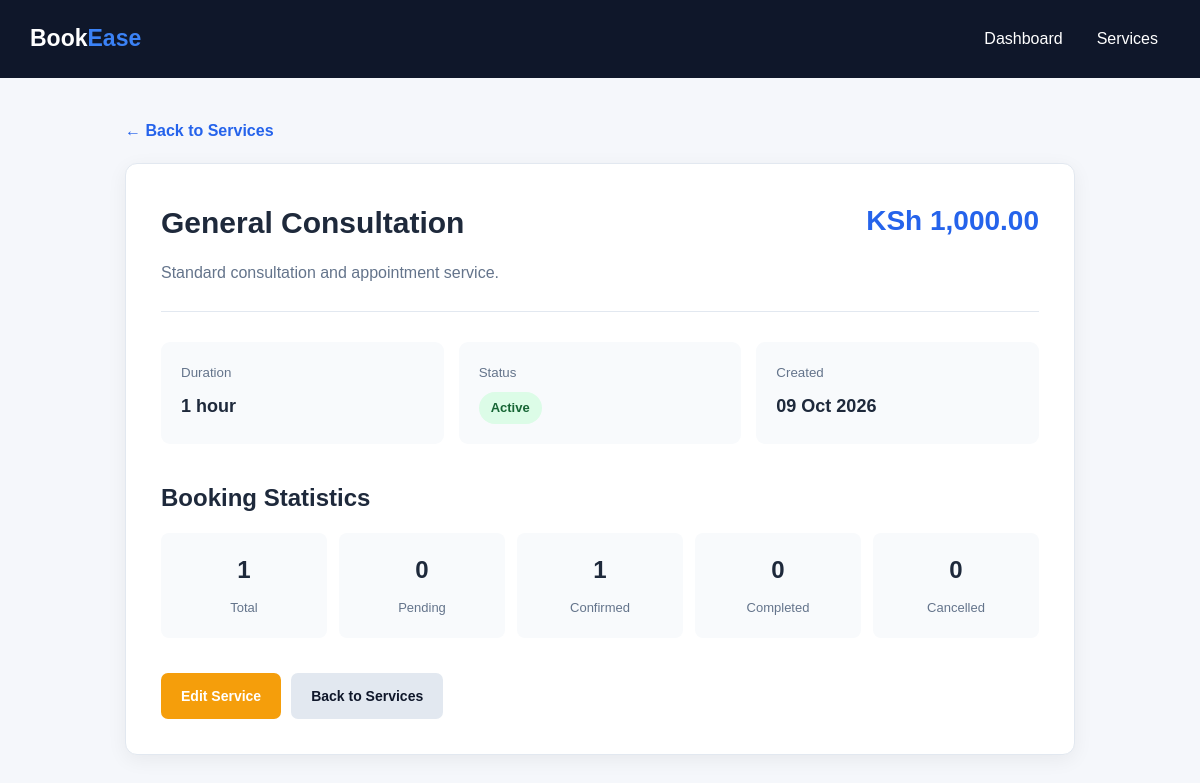
The app's page /services/view.php?id=1 (signed in) with its own data.
### tables this page shows
CREATE TABLE services (

    id INT UNSIGNED AUTO_INCREMENT PRIMARY KEY,

    name VARCHAR(150) NOT NULL,

    description TEXT DEFAULT NULL,

    price DECIMAL(12,2) NOT NULL DEFAULT 0.00,

    duration VARCHAR(100) NOT NULL DEFAULT '1 hour',

    status ENUM(
        'active',
        'inactive'
    ) NOT NULL DEFAULT 'active',

    created_at TIMESTAMP NOT NULL
        DEFAULT CURRENT_TIMESTAMP,

    updated_at TIMESTAMP NOT NULL
        DEFAULT CURRENT_TIMESTAMP
        ON UPDATE CURRENT_TIMESTAMP,

    INDEX idx_services_status (status),

    INDEX idx_services_name (name)

);

### services/view.php (the view, shortened to what this page needs)
<?php
try {
    $db = new Database();
    $conn = $db->getConnection();
} catch (Exception $e) {
    die('Database connection failed.');
}
$id = (int) ($_GET['id'] ?? 0);
try {
    $stmt = $conn->prepare("
        SELECT
            id,
            name,
            description,
            price,
            duration,
            status,
            created_at,
            updated_at
        FROM services
        WHERE id = ?
        LIMIT 1
    ");
    $stmt->execute([$id]);
    $service = $stmt->fetch(PDO::FETCH_ASSOC);
} catch (PDOException $e) {
    die('Unable to load service.');
}
$stats = [
    'total' => 0,
    'pending' => 0,
    'confirmed' => 0,
    'completed' => 0,
    'cancelled' => 0
];
try {
    $stmt = $conn->prepare("
        SELECT
            COUNT(*) AS total,
            SUM(
                CASE
                    WHEN status = 'pending'
                    THEN 1
                    ELSE 0
                END
            ) AS pending,
            SUM(
                CASE
                    WHEN status = 'confirmed'
                    THEN 1
                    ELSE 0
                END
            ) AS confirmed,
            SUM(
                CASE
                    WHEN status = 'completed'
                    THEN 1
                    ELSE 0
                END
            ) AS completed,
            SUM(
                CASE
                    WHEN status = 'cancelled'
                    THEN 1
                    ELSE 0
                END
            ) AS cancelled
        FROM bookings
        WHERE service_id = ?
    ");
    $stmt->execute([$id]);
    $result = $stmt->fetch(PDO::FETCH_ASSOC);
    if ($result) {
        $stats['total'] =
            (int) ($result['total'] ?? 0);
        $stats['pending'] =
            (int) ($result['pending'] ?? 0);
        $stats['confirmed'] =
            (int) ($result['confirmed'] ?? 0);
        $stats['completed'] =
            (int) ($result['completed'] ?? 0);
        $stats['cancelled'] =
            (int) ($result['cancelled'] ?? 0);
    }
} catch (PDOException $e) {
}
$userRole = $_SESSION['role'] ?? '';
?>
<!DOCTYPE html>
<html lang="en">
<head>
    <link
        rel="stylesheet"
        href="../assets/css/style.css"
    >
    <link
        rel="stylesheet"
        href="../assets/css/dashboard.css"
    >
</head>
<body>
<div class="navbar">
    <div class="logo">
        Book<span>Ease</span>
    </div>
    <div class="nav-links">
        <?php if ($userRole === 'admin'): ?>
            <a href="../admin/dashboard.php">
                Dashboard
            </a>
        <?php elseif ($userRole === 'staff'): ?>
            <a href="../admin/dashboard.php">
                Dashboard
            </a>
        <?php elseif ($userRole === 'customer'): ?>
            <a href="../customer/dashboard.php">
                Dashboard
            </a>
        <?php endif; ?>
        <a href="index.php">
            Services
        </a>
    </div>
</div>
<div class="container">
    <a
        href="index.php"
        class="back"
    >
        ← Back to Services
    </a>
    <div class="card">
        <div class="service-header">
            <div>
                <h1>
                    <?= htmlspecialchars(
                        $service['name']
                    ) ?>
                </h1>
                <div class="description">
                    <?php if (!empty($service['description'])): ?>
                        <?= nl2br(
                            htmlspecialchars(
                                $service['description']
                            )
                        ) ?>
                    <?php else: ?>
                        No description available.
                    <?php endif; ?>
                </div>
            </div>
            <div class="price">
                KSh
                <?= number_format(
                    (float) $service['price'],
                    2
                ) ?>
            </div>
        </div>
        <div class="details">
            <div class="detail">
                <small>
                    Duration
                </small>
                <strong>
                    <?= htmlspecialchars(
                        $service['duration']
                    ) ?>
                </strong>
            </div>
            <div class="detail">
                <small>
                    Status
                </small>
                <?php if (
                    $service['status'] === 'active'
                ): ?>
                    <span class="status status-active">
                        Active
                    </span>
                <?php else: ?>
                    <span class="status status-inactive">
                        Inactive
                    </span>
                <?php endif; ?>
            </div>
            <div class="detail">
                <small>
                    Created
                </small>
                <strong>
                    <?php
                    if (!empty($service['created_at'])) {
                        echo htmlspecialchars(
                            date(
                                'd M Y',
                                strtotime(
                                    $service['created_at']
                                )
                            )
                        );
                    } else {
                        echo '-';
                    }
                    ?>
                </strong>
            </div>
        </div>
        <div class="statistics">
            <h2>
                Booking Statistics
            </h2>
            <div class="stat-grid">
                <div class="stat">
                    <strong>
                        <?= number_format(
                            $stats['total']
                        ) ?>
                    </strong>
                    <span>
                        Total
                    </span>
                </div>
                <div class="stat">
                    <strong>
                        <?= number_format(
                            $stats['pending']
                        ) ?>
                    </strong>
                    <span>
                        Pending
                    </span>
                </div>
                <div class="stat">
                    <strong>
                        <?= number_format(
                            $stats['confirmed']
                        ) ?>
                    </strong>
                    <span>
                        Confirmed
                    </span>
                </div>
                <div class="stat">
                    <strong>
                        <?= number_format(
                            $stats['completed']
                        ) ?>
                    </strong>
                    <span>
                        Completed
                    </span>
                </div>
                <div class="stat">
                    <strong>
                        <?= number_format(
                            $stats['cancelled']
                        ) ?>
                    </strong>
                    <span>
                        Cancelled
                    </span>
                </div>
            </div>
        </div>
        <div class="actions">
            <?php if ($userRole === 'admin'): ?>
                <a
                    href="edit.php?id=<?= (int) $service['id'] ?>"
                    class="btn btn-warning"
                >
                    Edit Service
                </a>
            <?php endif; ?>
            <a
                href="index.php"
                class="btn btn-secondary"
            >
                Back to Services
            </a>
        </div>
    </div>
</div>
</body>
</html>

### assets/css/style.css (style rules this page uses)
:root { --primary: #2563eb; --primary-dark: #1d4ed8; --secondary: #64748b; --dark: #0f172a; --dark-light: #1e293b; --white: #ffffff; --body-bg: #f5f7fb; --border: #e2e8f0; --muted: #94a3b8; --success: #16a34a; --success-bg: #dcfce7; --warning: #f59e0b; --warning-bg: #fef3c7; --danger: #dc2626; --danger-bg: #fee2e2; --info: #0284c7; --info-bg: #e0f2fe; --radius: 10px; --shadow: 0 4px 20px rgba(15, 23, 42, 0.06); --transition: 0.25s ease; }
* { margin: 0; padding: 0; box-sizing: border-box; }
html { scroll-behavior: smooth; }
body { font-family: Arial, Helvetica, sans-serif; background: var(--body-bg); color: #1e293b; line-height: 1.6; }
a { color: inherit; text-decoration: none; }
.container { width: min(94%, 1200px); margin: 0 auto; }
.card { background: var(--white); border: 1px solid var(--border); border-radius: var(--radius); box-shadow: var(--shadow); }
.btn { display: inline-flex; align-items: center; justify-content: center; gap: 7px; min-height: 42px; padding: 10px 17px; border: 1px solid transparent; border-radius: 7px; font-size: 14px; font-weight: 600; transition: background var(--transition), border-color var(--transition), transform var(--transition); }
.btn-secondary { background: #e2e8f0; color: #334155; }
.btn-warning { background: var(--warning); color: white; }

### services/view.php (style rules this page uses)
* { box-sizing: border-box; }
body { margin: 0; font-family: Arial, sans-serif; background: #f5f7fb; color: #1e293b; }
.navbar { background: #0f172a; color: white; padding: 18px 30px; display: flex; justify-content: space-between; align-items: center; }
.logo { font-size: 23px; font-weight: bold; }
.logo span { color: #3b82f6; }
.nav-links { display: flex; gap: 10px; align-items: center; }
.nav-links a { color: white; text-decoration: none; padding: 8px 12px; border-radius: 6px; }
.container { width: 92%; max-width: 950px; margin: 40px auto; }
.back { display: inline-block; margin-bottom: 20px; color: #2563eb; text-decoration: none; font-weight: 600; }
.card { background: white; padding: 35px; border-radius: 12px; box-shadow: 0 5px 20px rgba(0,0,0,.06); }
.service-header { display: flex; justify-content: space-between; gap: 30px; padding-bottom: 25px; border-bottom: 1px solid #e2e8f0; }
.service-header h1 { margin: 0 0 12px; font-size: 30px; }
.description { color: #64748b; line-height: 1.7; }
.price { color: #2563eb; font-size: 28px; font-weight: bold; white-space: nowrap; }
.details { display: grid; grid-template-columns: repeat(3, 1fr); gap: 15px; margin-top: 30px; }
.detail { background: #f8fafc; padding: 20px; border-radius: 9px; }
.detail small { display: block; color: #64748b; margin-bottom: 8px; }
.detail strong { font-size: 18px; }
.status { display: inline-block; padding: 6px 12px; border-radius: 20px; font-size: 13px; font-weight: bold; }
.status-active { background: #dcfce7; color: #166534; }
.statistics { margin-top: 35px; }
.statistics h2 { margin-bottom: 15px; }
.stat-grid { display: grid; grid-template-columns: repeat(5, 1fr); gap: 12px; }
.stat { padding: 18px; background: #f8fafc; border-radius: 8px; text-align: center; }
.stat strong { display: block; font-size: 24px; margin-bottom: 5px; }
.stat span { color: #64748b; font-size: 13px; }
.actions { display: flex; gap: 10px; margin-top: 35px; flex-wrap: wrap; }
.btn { display: inline-block; padding: 12px 20px; border-radius: 7px; text-decoration: none; border: none; cursor: pointer; font-size: 14px; }
.btn-warning { background: #f59e0b; color: white; }
.btn-secondary { background: #e2e8f0; color: #0f172a; }

### records on screen
services: name "General Consultation", description "Standard consultation and appointment service.", price "1,000.00", duration "1 hour", created_at "09 Oct 2026"

### other values on screen
$stats['total'] "1"
$stats['pending'] "0"
$stats['confirmed'] "1"
$stats['completed'] "0"
$stats['cancelled'] "0"
